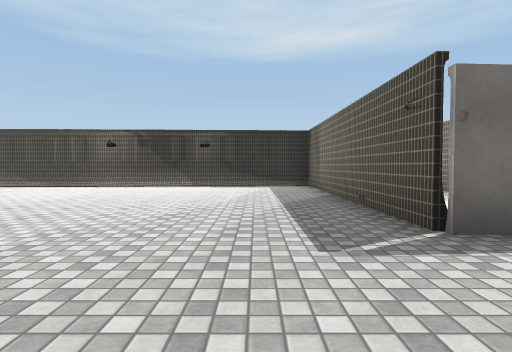
View 1 (above)

24 first-person views from a walk through a 3-D level made in the Unity game engine. The camera is 1.2 m above the floor, tilts 2° down and sees 80° across. The floor is counted in squares, 2 m on a side. Each view is taken from the middle of a square. On the plan, view 1 faces up. The plan holds only what a view shows up to about 9 squares ahead; the rest is blank. The place goes on beyond the plan. The player character is not drawn. Door leaves are left out, so doorways stand open. Some surface patterns are stand-ins.

View 2
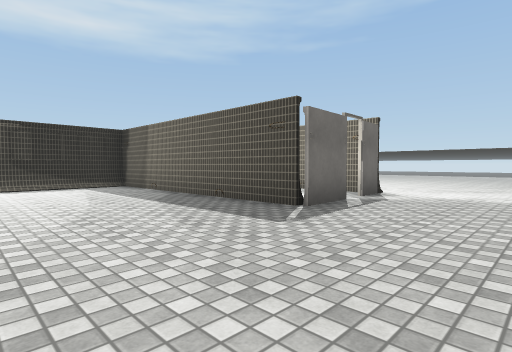

View 3
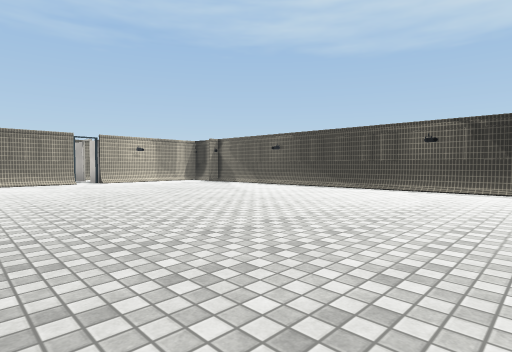

View 4
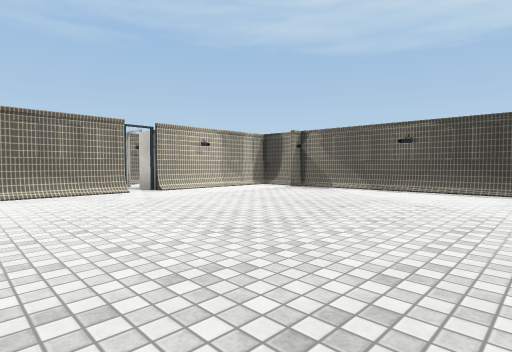

View 5
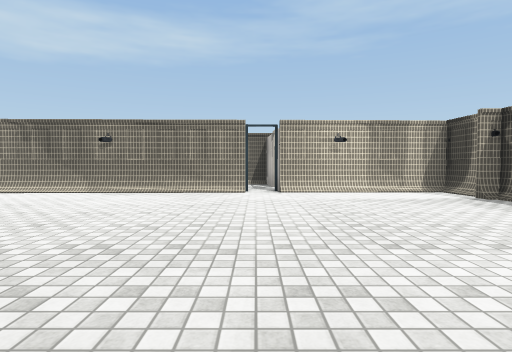

View 6
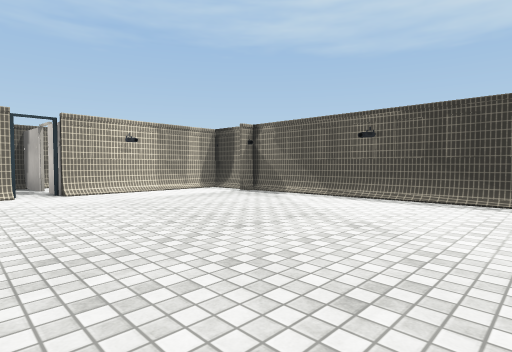

View 7
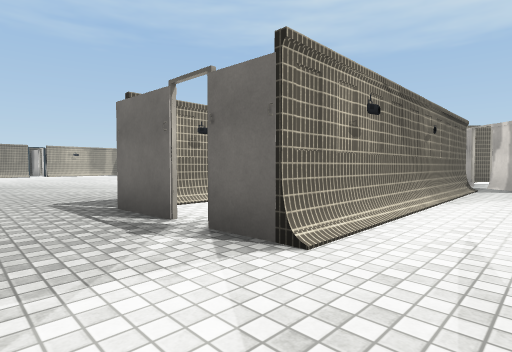

View 8
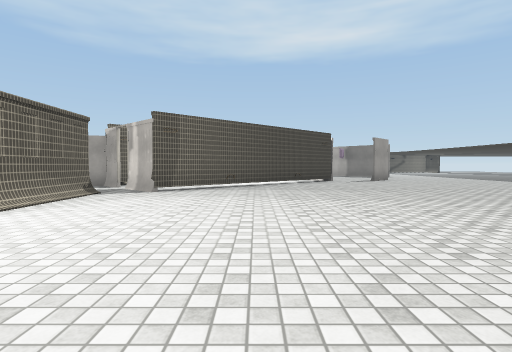

View 9
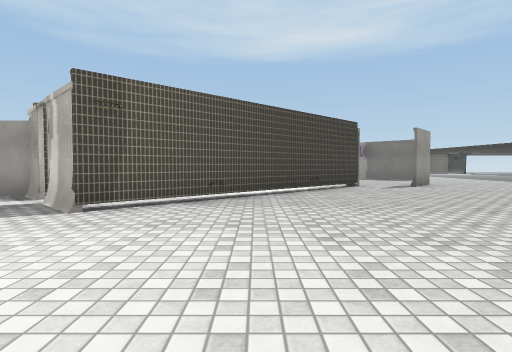

View 10
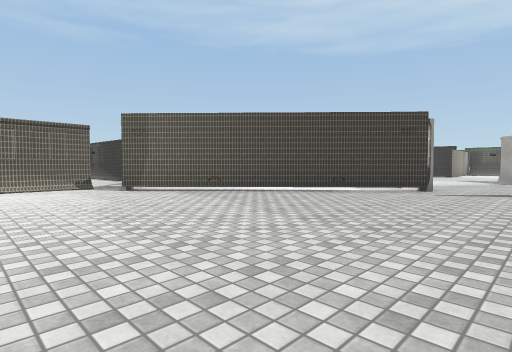

View 11
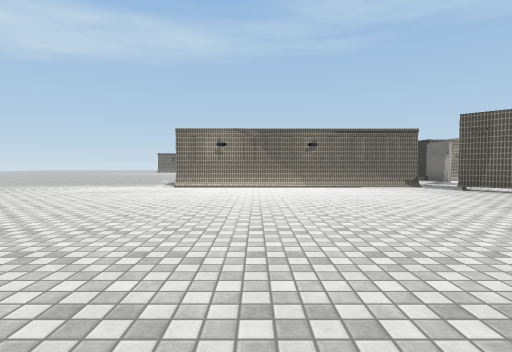

View 12
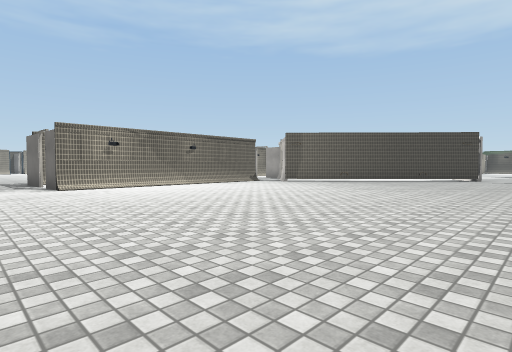

View 13
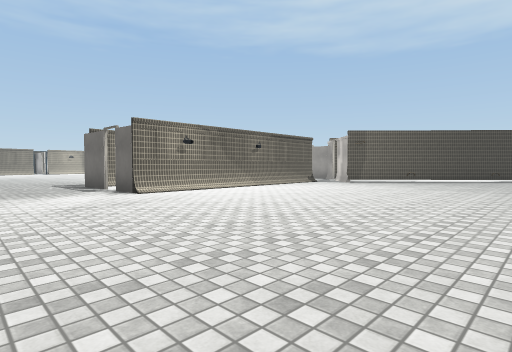

View 14
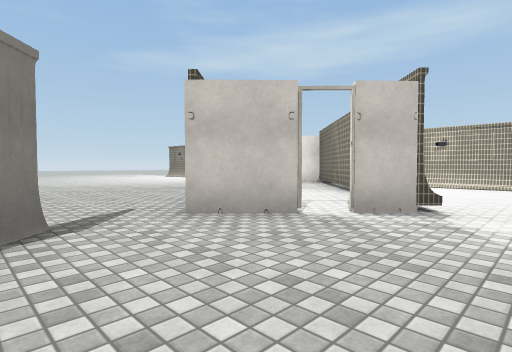

View 15
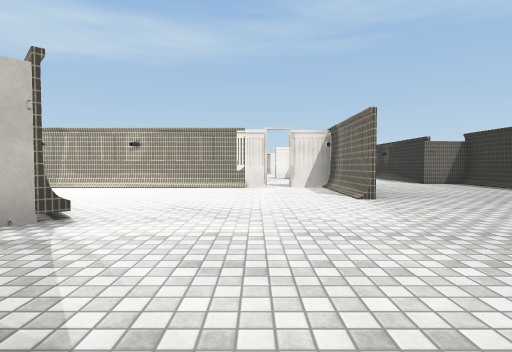

View 16
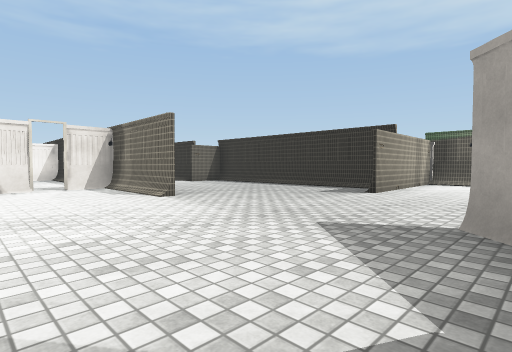

View 17
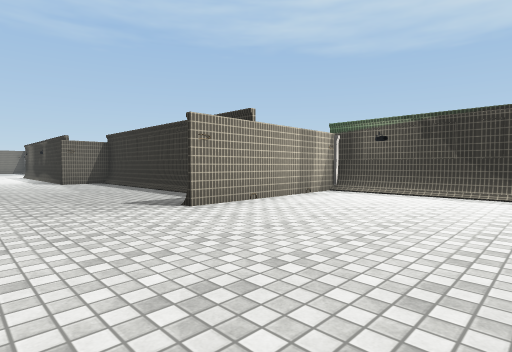

View 18
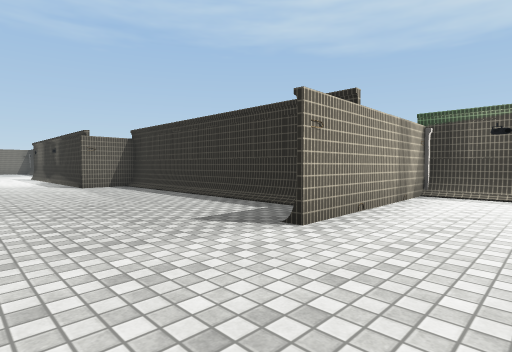

View 19
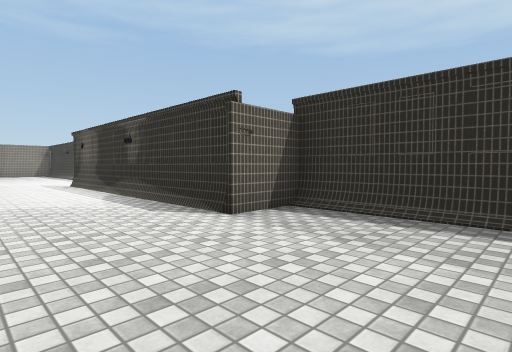

View 20
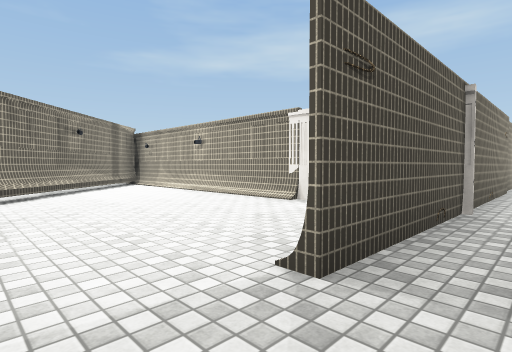

View 21
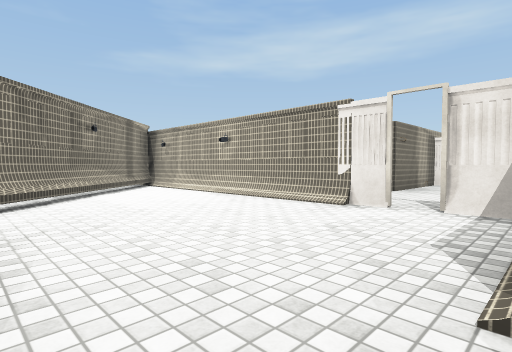

View 22
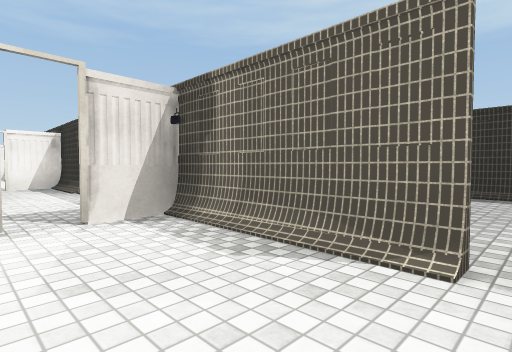

View 23
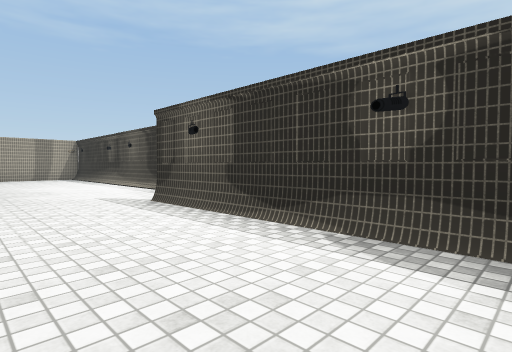

View 24
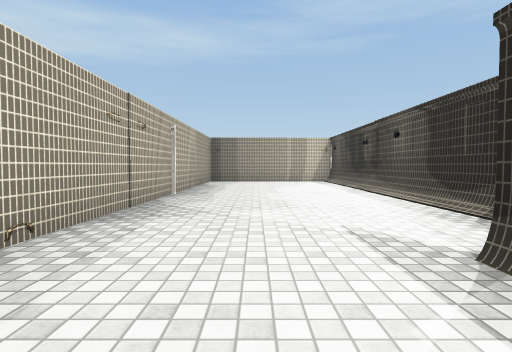

### Floor plan
Points are (right, up) in squares from view 1. A wall is a line through its corners. A room is listed if a view was taken in it or the views show most of it. See-through windows are left out.
Room 1 (views 1, 2, 3, 4, 5, 6)
walls: (1.6, 3.3) (1.5, 9) (-13, 8.4) (-12.9, 4.4); (1.7, 4.1) (1.7, 3.4); (4.4, 3.2) (4.4, 4.8); (4.5, 2.8) (3.6, 2.7); (-11.6, 8.5) (-11.6, 8); (-12.9, 3.9) (-12.8, -0.6)
ways out: opening at (4.7, 1) to room 2; open door at (-13.7, 4.3)
objects: other object (-13, 5); other object (2, 3) to (3, 3)
Room 2 (views 7, 8, 9, 10, 11, 12, 13, 14, 15, 16, 17, 18, 19, 20, 21, 22, 23, 24)
walls: (4.3, 12.5) (7.6, 15.7); (3.6, 19.4) (3.7, 12.5); (10.6, 14.4) (5.6, 9.8); (6.8, 21) (3.6, 21.1) (3.6, 19.9); (4.4, 9.6) (4.5, 2.8); (-1.9, 21.2) (6.6, 21.1); (8.6, 25.8) (2.1, 25.8) (2.2, 24.5) (-5, 24.5); (12.4, 28.7) (9.1, 28.6) (9.2, 24.5); (-6.4, 25.7) (-12, 25.7); (-12, 21.3) (-5.1, 21.3)
low walls: (7.2, 15.6) (7.6, 15.9); (6.1, 14.6) (6.7, 15.2); (4.2, 12.8) (6, 14.5)
ways out: opening at (4.7, 1) to room 1; gap at (3.7, 19.7) to room 3
objects: other object (9, 16); other object (10, 15) to (11, 16); other object (12, 20) to (13, 21); other object (13, 15)
Room 3 (no view inside)
walls: (-0.5, 21.1) (-2.3, 21.1) (-2.3, 19.8); (-2.1, 18.3) (0.9, 18.3)
ways out: gap at (3.7, 19.7) to room 2; opening at (2, 19); open door at (-2, 19.5)

Positions as (right, up) in squares from view 1, and headings:
1: (0, 0), facing up
2: (-2, 0), facing up-right
3: (-2, 1), facing up-left
4: (-6, 1), facing up-left
5: (-6, 4), facing left
6: (-6, 3), facing up-left
7: (6, 1), facing up-left
8: (8, 3), facing up
9: (8, 6), facing up
10: (13, 7), facing up-left
11: (13, 5), facing left
12: (13, 1), facing up-left
13: (11, 0), facing up-left
14: (13, 18), facing down-left
15: (12, 19), facing left
16: (12, 18), facing up-left
17: (13, 22), facing up-left
18: (11, 22), facing up-left
19: (5, 22), facing up-left
20: (8, 22), facing down-left
21: (8, 21), facing down-left
22: (7, 19), facing up-left
23: (0, 22), facing up-left
24: (-3, 23), facing left
